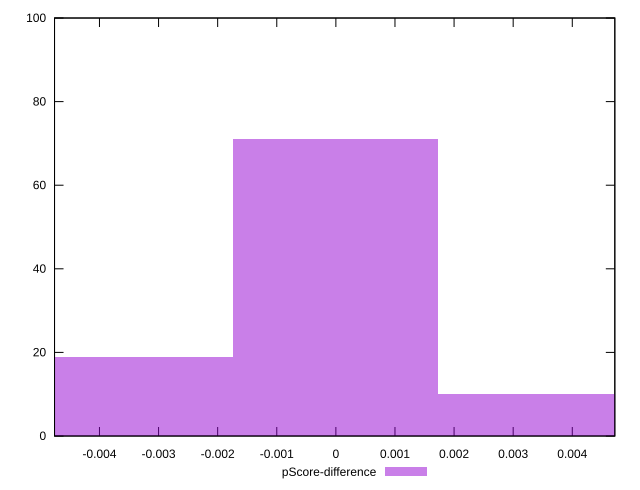

gnuplot code for this plot:
reset

$pScoreDifference <<EOF
0 71
-0.0034678043742471763 19
0.0034678043742471763 10
EOF

set key outside below
set boxwidth 0.0034678043742471763
set xrange [-0.004760192494031923:0.004719847199731841]
set yrange [0:100]
set trange [0:100]
set style fill transparent solid 0.5 noborder
set terminal svg size 640, 490 enhanced background rgb 'white'
set output "report_00019_2021-02-10T18-14-37.922Z//first-meaningful-paint/samples/pages+cached+noadtech+nomedia/pScore-difference/histogram.svg"

plot $pScoreDifference title "pScore-difference" with boxes

reset
